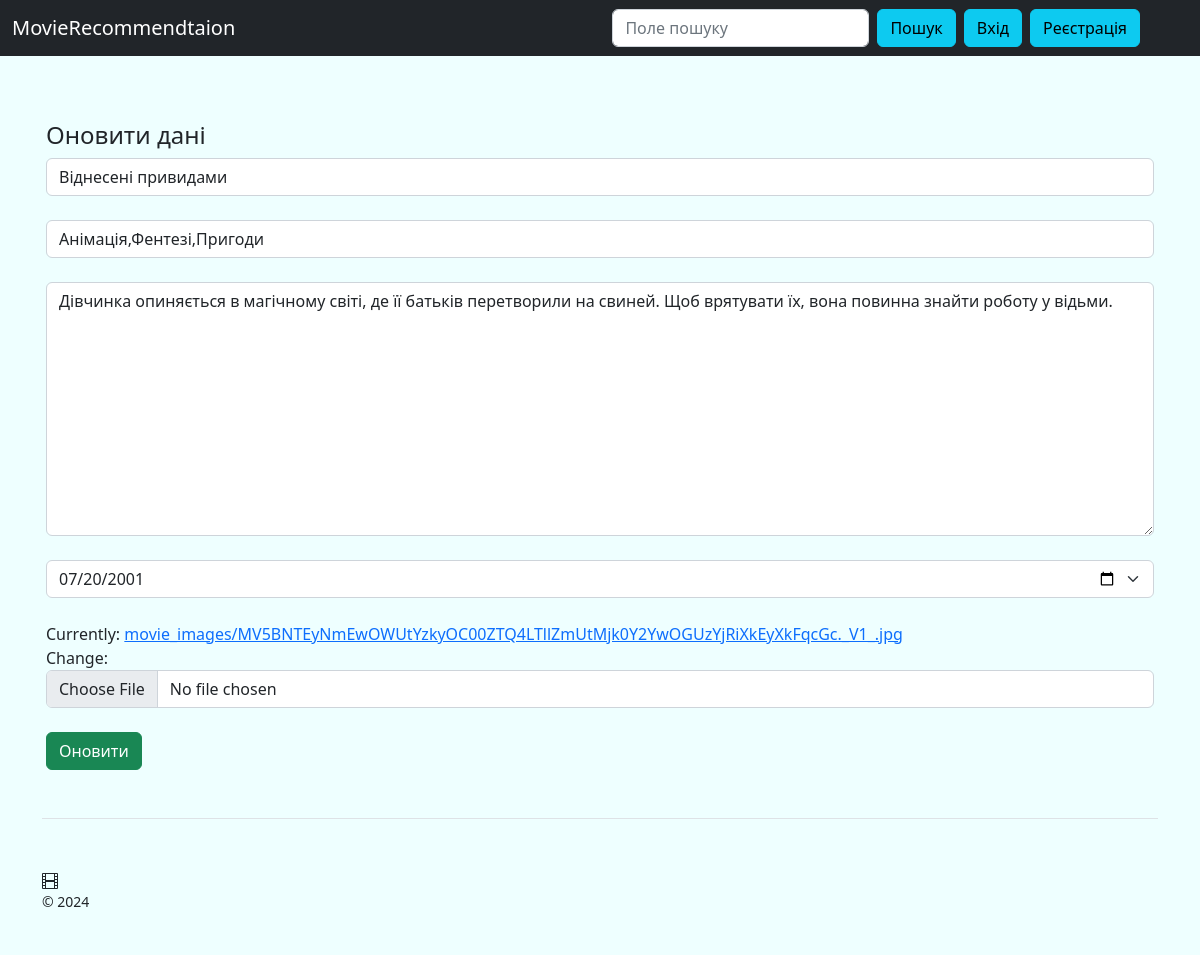
The app's page /updatemovie/30/ with its own data.
### recommendations/models.py (models this page shows, shortened)
class Movie(models.Model):
    title = models.CharField(max_length=255)
    genres = models.CharField(max_length=255)
    overview = models.TextField()
    release_date = models.DateField()
    image = models.ImageField(upload_to='movie_images/')  # Для завантаження зображення фільму

### recommendations/views.py (the view)
# urls.py: path('updatemovie/<int:movie_id>/', views.updatemovie, name='updatemovie'),
def updatemovie(request, movie_id):
    movie = get_object_or_404(Movie, id=movie_id)
    if request.method == "POST":
        form = AddMovieForm(request.POST, request.FILES, instance=movie)
        if form.is_valid():
            form.save()
            return redirect('movie_detail', movie_id=movie.id)
    else:
        form = AddMovieForm(instance=movie)
    context = {
        'form': form,
        'movie': movie,
    }
    return render(request, 'recommendations/updatemovie.html', context)

### recommendations/forms.py
class AddMovieForm(ModelForm):
    class Meta:
        model = Movie
        fields = ['title', 'genres', 'overview', 'release_date', 'image']
        widgets = {
            "title": TextInput(attrs={
                'class': 'form-control',
            }),
            "genres": TextInput(attrs={
                'class': 'form-control',
            }),
            "overview": Textarea(attrs={
                'class': 'form-control',
            }),
            "release_date": DateInput(attrs={
                'type' : 'date',
                'class': 'form-select',
            }),
            "image": ClearableFileInput(attrs={
                'class': 'form-control',
            }),
        }

### recommendations/templates/recommendations/updatemovie.html (shortened to what this page needs)
{% extends 'recommendations/base.html' %}
{% block content %}
    <h4>Оновити дані</h4>
    <form method="post" enctype="multipart/form-data">
        {{ form.title }}<br>
        {{ form.genres }}<br>
        {{ form.overview }}<br>
        {{ form.release_date }}<br>
        {{ form.image }}<br>
        <button type="submit" class="btn btn-success">Оновити</button>
    </form>
{% endblock %}

### records on screen
Movie: title "Віднесені привидами", genres "Анімація,Фентезі,Пригоди", overview "Дівчинка опиняється в магічному світі, де її батьків перетворили на свиней. Щоб врятувати їх, вона повинна знайти роботу у відьми.", release_date "07/20/2001"
